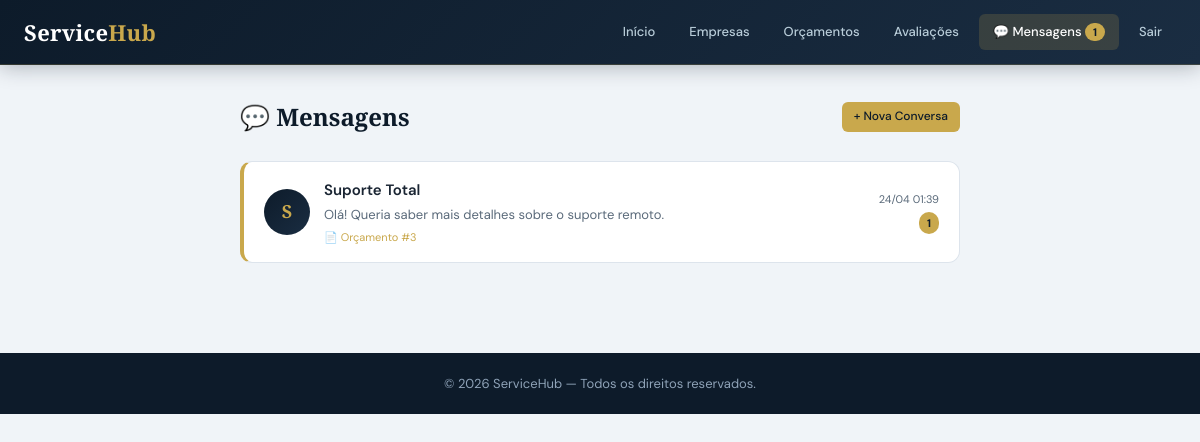
Page /chat/index.php (signed in) on the committed database.
### tables this page shows
CREATE TABLE IF NOT EXISTS conversas (
    id           INT AUTO_INCREMENT PRIMARY KEY,
    cliente_id   INT NOT NULL,
    empresa_id   INT NOT NULL,
    orcamento_id INT NULL COMMENT 'Opcional: chat sobre um orçamento específico',
    created_at   TIMESTAMP DEFAULT CURRENT_TIMESTAMP,
    updated_at   TIMESTAMP DEFAULT CURRENT_TIMESTAMP ON UPDATE CURRENT_TIMESTAMP,
    FOREIGN KEY (cliente_id)   REFERENCES clientes(id)   ON DELETE CASCADE,
    FOREIGN KEY (empresa_id)   REFERENCES empresas(id)   ON DELETE CASCADE,
    FOREIGN KEY (orcamento_id) REFERENCES orcamentos(id) ON DELETE SET NULL,
    UNIQUE KEY uq_conversa (cliente_id, empresa_id)
);

CREATE TABLE empresas (
    id INT AUTO_INCREMENT PRIMARY KEY,
    nome_empresa VARCHAR(100) NOT NULL,
    email VARCHAR(100) NOT NULL UNIQUE,
    senha VARCHAR(255) NOT NULL,
    cnpj VARCHAR(20) UNIQUE,
    telefone VARCHAR(20),
    endereco TEXT,
    descricao TEXT,
    logo VARCHAR(255),
    site VARCHAR(100),
    status TINYINT DEFAULT 1 COMMENT '1=Ativa, 0=Inativa',
    created_at TIMESTAMP DEFAULT CURRENT_TIMESTAMP,
    updated_at TIMESTAMP DEFAULT CURRENT_TIMESTAMP ON UPDATE CURRENT_TIMESTAMP
);

CREATE TABLE orcamentos (
    id INT AUTO_INCREMENT PRIMARY KEY,
    cliente_id INT NOT NULL,
    servico_id INT,
    empresa_id INT,
    quantidade INT DEFAULT 1,
    valor_total DECIMAL(10,2) NOT NULL DEFAULT 0,
    status ENUM('pendente','aprovado','rejeitado','concluido','expirado') DEFAULT 'pendente',
    observacoes TEXT,
    data_orcamento DATE NOT NULL,
    data_validade DATE,
    created_at TIMESTAMP DEFAULT CURRENT_TIMESTAMP,
    updated_at TIMESTAMP DEFAULT CURRENT_TIMESTAMP ON UPDATE CURRENT_TIMESTAMP,
    FOREIGN KEY (cliente_id) REFERENCES clientes(id) ON DELETE CASCADE,
    FOREIGN KEY (servico_id) REFERENCES servicos(id) ON DELETE SET NULL,
    FOREIGN KEY (empresa_id) REFERENCES empresas(id) ON DELETE SET NULL
);

### includes/auth.php (called while the page is built, shortened)
<?php
function isCliente() {
    return isset($_SESSION['tipo_usuario']) && $_SESSION['tipo_usuario'] === 'cliente';
}

### includes/functions.php (called while the page is built, shortened)
<?php
function formatDate($date, $format = 'd/m/Y') {
    return (new DateTime($date))->format($format);
}

### chat/index.php (the view, shortened to what this page needs)
<?php
require_once '../includes/config.php';
require_once '../includes/auth.php';
require_once '../includes/functions.php';
$is_cliente = isCliente();
$is_empresa = isEmpresa();
if ($is_cliente) {
    $uid = $_SESSION['cliente_id'];
    $stmt = $pdo->prepare("
        SELECT cv.*,
               e.nome_empresa AS outro_nome,
               e.id           AS outro_id,
               o.id           AS orc_id,
               (SELECT COUNT(*) FROM mensagens m
                WHERE m.conversa_id = cv.id AND m.lida = 0 AND m.remetente = 'empresa') AS nao_lidas,
               (SELECT m2.conteudo FROM mensagens m2
                WHERE m2.conversa_id = cv.id ORDER BY m2.created_at DESC LIMIT 1) AS ultima_msg,
               (SELECT m2.created_at FROM mensagens m2
                WHERE m2.conversa_id = cv.id ORDER BY m2.created_at DESC LIMIT 1) AS ultima_data
        FROM conversas cv
        JOIN empresas e ON e.id = cv.empresa_id
        LEFT JOIN orcamentos o ON o.id = cv.orcamento_id
        WHERE cv.cliente_id = ?
        ORDER BY ultima_data DESC");
    $stmt->execute([$uid]);
} else {
    header('Location: ../index.php'); exit;
}
$conversas = $stmt->fetchAll();
$total_nao_lidas = array_sum(array_column($conversas, 'nao_lidas'));
?>
<!DOCTYPE html>
<html lang="pt-BR">
<head>
  <link rel="stylesheet" href="../css/estilo.css">
</head>
<body>
<nav class="dash-nav">
  <div class="inner">
    <div class="logo"><h1>Service<span class="logo-span">Hub</span></h1></div>
    <div class="nav-items">
      <?php if ($is_cliente): ?>
        <a href="../dashboard_cliente.php">Início</a>
        <a href="../clientes/empresas.php">Empresas</a>
        <a href="../orcamentos/index.php">Orçamentos</a>
        <a href="../avaliacoes/index.php">Avaliações</a>
        <a href="index.php" class="active">💬 Mensagens<?= $total_nao_lidas ? " <span class='badge-unread'>$total_nao_lidas</span>" : '' ?></a>
      <?php endif; ?>
      <a href="../logout.php">Sair</a>
    </div>
  </div>
</nav>
<div class="container">
  <div class="chat-list-wrap">
    <div class="page-header">
      <h1>💬 Mensagens</h1>
      <?php if ($is_cliente): ?>
        <a href="../clientes/empresas.php" class="btn btn-primary btn-sm">+ Nova Conversa</a>
      <?php endif; ?>
    </div>
    <?php if (empty($conversas)): ?>
    <div class="empty-state">
      <span class="icon">💬</span>
      <p style="font-size:16px;margin-bottom:8px;">Nenhuma conversa ainda.</p>
      <?php if ($is_cliente): ?>
        <p style="font-size:13px;margin-bottom:18px;">Visite a página de uma empresa para iniciar uma conversa.</p>
        <a href="../clientes/empresas.php" class="btn btn-primary">Explorar Empresas</a>
      <?php else: ?>
        <p style="font-size:13px;">Os clientes poderão iniciar conversas através da página da sua empresa.</p>
      <?php endif; ?>
    </div>
    <?php else: ?>
      <?php foreach ($conversas as $cv): ?>
      <a href="conversa.php?id=<?=$cv['id']?>" class="conv-item <?= $cv['nao_lidas'] > 0 ? 'unread' : '' ?>">
        <div class="conv-avatar"><?= strtoupper(substr($cv['outro_nome'], 0, 1)) ?></div>
        <div class="conv-body">
          <div class="conv-name"><?= htmlspecialchars($cv['outro_nome']) ?></div>
          <div class="conv-preview"><?= $cv['ultima_msg'] ? htmlspecialchars(mb_substr($cv['ultima_msg'], 0, 80)) : 'Nenhuma mensagem ainda.' ?></div>
          <?php if ($cv['orc_id']): ?>
            <div class="conv-orc">📄 Orçamento #<?=$cv['orc_id']?></div>
          <?php endif; ?>
        </div>
        <div class="conv-meta">
          <span class="conv-time"><?= $cv['ultima_data'] ? formatDate($cv['ultima_data'], 'd/m H:i') : '' ?></span>
          <?php if ($cv['nao_lidas'] > 0): ?>
            <span class="badge-unread"><?=$cv['nao_lidas']?></span>
          <?php endif; ?>
        </div>
      </a>
      <?php endforeach; ?>
    <?php endif; ?>
  </div>
</div>
<footer style="background:var(--navy);color:var(--slate);text-align:center;padding:20px;margin-top:48px;font-size:13px;">
  © <?= date('Y') ?> ServiceHub — Todos os direitos reservados.
</footer>
</body>
</html>

### css/estilo.css (style rules this page uses)
:root { --navy: #0d1b2a; --navy-mid: #132033; --navy-soft: #1a2d42; --gold: #c9a84c; --gold-lt: #e2c06e; --gold-dim: rgba(201,168,76,.15); --teal: #1e8a7a; --teal-lt: #26b09c; --red: #c0392b; --red-lt: #e74c3c; --green: #1a7a4a; --green-lt: #27ae60; --slate: #8fa3b8; --slate-lt: #b8ccd8; --surface: #ffffff; --bg: #f0f4f8; --border: #dde4ec; --text: #1a2533; --text-muted:#5a6a7a; --radius-sm: 6px; --radius: 12px; --radius-lg: 18px; --shadow-sm: 0 1px 4px rgba(13,27,42,.08); --shadow: 0 4px 20px rgba(13,27,42,.10); --shadow-lg: 0 12px 40px rgba(13,27,42,.14); --transition: .22s cubic-bezier(.4,0,.2,1); }
*, *::before, *::after { box-sizing: border-box; margin: 0; padding: 0; }
html { font-size: 15px; scroll-behavior: smooth; }
body { font-family: 'DM Sans', system-ui, sans-serif; background: var(--bg); color: var(--text); line-height: 1.65; -webkit-font-smoothing: antialiased; }
h1,h2,h3 { font-family: 'Playfair Display', Georgia, serif; color: var(--navy); }
a { color: var(--gold); text-decoration: none; transition: color var(--transition); }
.container { max-width: 1200px; margin: 0 auto; padding: 32px 24px; }
.logo h1 { font-family: 'Playfair Display', serif; font-size: 22px; color: #fff; letter-spacing: .3px; line-height: 1.2; }
.logo h1 span, .logo-span { color: var(--gold); }
.btn { display: inline-flex; align-items: center; gap: 6px; padding: 9px 18px; border-radius: var(--radius-sm); font-size: 13px; font-weight: 500; font-family: 'DM Sans', sans-serif; cursor: pointer; border: none; transition: all var(--transition); text-decoration: none; white-space: nowrap; background: var(--navy-soft); color: var(--slate-lt); }
.btn-primary { background: var(--gold); color: var(--navy); }
.btn-sm { padding: 5px 12px; font-size: 12px; }

### chat/index.php (style rules this page uses)
.dash-nav { background:linear-gradient(135deg,var(--navy) 0%,var(--navy-soft) 100%);border-bottom:1px solid rgba(201,168,76,.2);position:sticky;top:0;z-index:200;box-shadow:0 2px 20px rgba(13,27,42,.3); }
.dash-nav .inner { max-width:1200px;margin:0 auto;padding:0 24px;display:flex;align-items:center;justify-content:space-between;min-height:64px;flex-wrap:wrap;gap:12px; }
.nav-items { display:flex;gap:6px;flex-wrap:wrap;align-items:center; }
.nav-items a { color:var(--slate-lt);font-size:13px;font-weight:500;padding:7px 14px;border-radius:var(--radius-sm);transition:all var(--transition);text-decoration:none; }
.nav-items a:hover,.nav-items a.active { color:#fff;background:rgba(201,168,76,.18); }
.chat-list-wrap { max-width:720px;margin:0 auto; }
.conv-item { display:flex;align-items:center;gap:14px;background:#fff;border:1px solid var(--border);border-radius:var(--radius);padding:16px 20px;margin-bottom:10px;text-decoration:none;color:var(--text);transition:all var(--transition);cursor:pointer; }
.conv-item.unread { border-left:4px solid var(--gold); }
.conv-avatar { width:46px;height:46px;border-radius:50%;background:linear-gradient(135deg,var(--navy),var(--navy-soft));display:flex;align-items:center;justify-content:center;font-size:18px;font-weight:700;color:var(--gold);flex-shrink:0;font-family:'Playfair Display',serif; }
.conv-body { flex:1;min-width:0; }
.conv-name { font-weight:600;font-size:15px;margin-bottom:2px; }
.conv-preview { font-size:13px;color:var(--text-muted);white-space:nowrap;overflow:hidden;text-overflow:ellipsis; }
.conv-meta { display:flex;flex-direction:column;align-items:flex-end;gap:4px;flex-shrink:0; }
.conv-time { font-size:11px;color:var(--text-muted); }
.badge-unread { background:var(--gold);color:var(--navy);border-radius:100px;font-size:11px;font-weight:700;padding:2px 8px;min-width:20px;text-align:center; }
.conv-orc { font-size:11px;color:var(--gold);margin-top:2px; }
.page-header { display:flex;align-items:center;justify-content:space-between;flex-wrap:wrap;gap:12px;margin-bottom:24px; }
.page-header h1 { font-size:24px; }

### rows in the picture
conversas: empresa.nome_empresa "S", empresa.nome_empresa "Suporte Total", ultima_msg "Olá! Queria saber mais detalhes sobre o suporte remoto.", orcamento "3", ultima_data "24/04 01:39", nao_lidas "1"

### other values in the picture
$total_nao_lidas "1"
